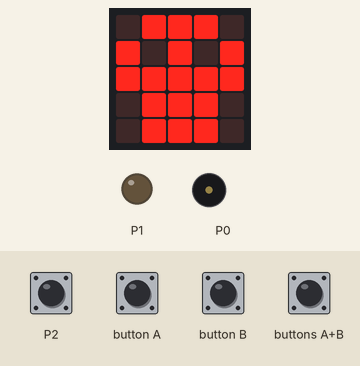
Bench run of a program on a simulated BBC micro:bit (MakeCode). On the bench: the board's 5×5 LED display, output pins drawn as LEDs (lit = HIGH), buzzer (waves = sounding). Inputs (shaded band) come from the test bench.

Above: at 1.2 s.
1.3 s: touch pin P2 pressed for 0.15 s
At 1.7 s:
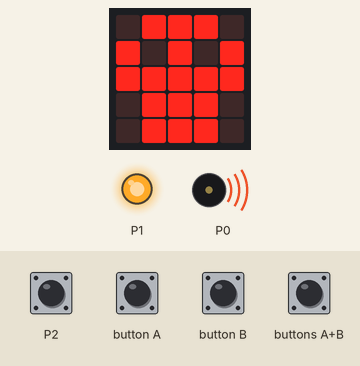
2.0 s: buttons A+B pressed for 0.15 s
At 2.3 s:
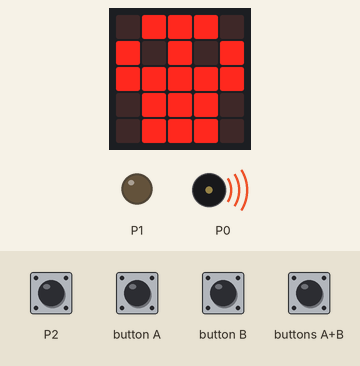
3.9 s: buttons A+B pressed for 1 s
At 5.6 s:
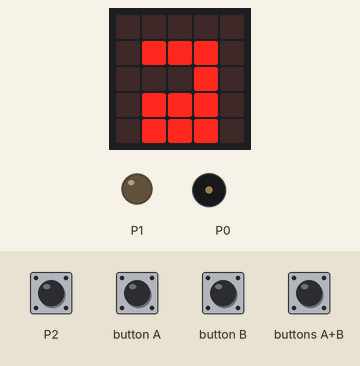
Timing chart, 0 to 7.1 s (numbered marks = the images above; inputs shaded):
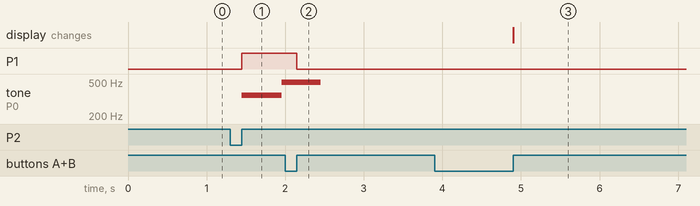

Measured:
- after the input at 1.3 s, P1: LOW → HIGH after 0.15 s; tone on P0: silent → 349 Hz after 0.15 s, → 494 Hz 0.51 s later
- after the input at 2.0 s, P1: HIGH → LOW after 0.15 s
- after the input at 3.9 s, the display: changes after 1.0 s (image 3)

The program:

main.ts
```typescript
input.onPinReleased(TouchPin.P2, function () {
    while (Alarm == true) {
        pins.digitalWritePin(DigitalPin.P1, 1)
        music.play(music.tonePlayable(349, music.beat(BeatFraction.Whole)), music.PlaybackMode.UntilDone)
        music.play(music.tonePlayable(494, music.beat(BeatFraction.Whole)), music.PlaybackMode.UntilDone)
    }
})
input.onButtonPressed(Button.AB, function () {
    if (Alarm == true) {
        Alarm = false
        pins.digitalWritePin(DigitalPin.P1, 0)
    } else {
        basic.showLeds(`
            . . . . .
            . # # # .
            . . . # .
            . # # # .
            . # # # .
            `)
        basic.pause(5000)
        Alarm = true
    }
})
let Alarm = false
Alarm = true
basic.forever(function () {
    while (Alarm == true) {
        basic.showIcon(IconNames.Skull)
    }
})
```

test.ts
```typescript
// tests gaan hier; deze zal niet worden gecompileerd wanneer dit pakket wordt gebruikt als extensie.
```
